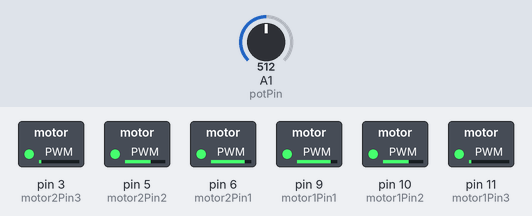
A sketch run on a simulated Arduino Uno, built with avr-gcc and run on an emulated ATmega328P. On the bench: switched loads named in the sketch (green lamp = pin HIGH). Inputs (shaded band) come from the test bench; at power-on: A1 (potPin) = 512.

Above: at 1.25 s.
1.3 s: A1 (potPin) set to 0
4.3 s: A1 (potPin) set to 8
7.3 s: A1 (potPin) set to 11
At 7.46 s:
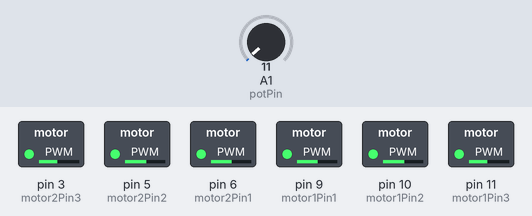
At 8.68 s:
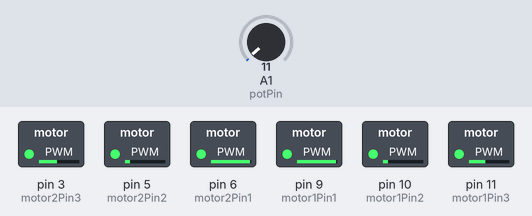
Timing chart, 0 to 8.6 s (numbered marks = the images above; inputs shaded):
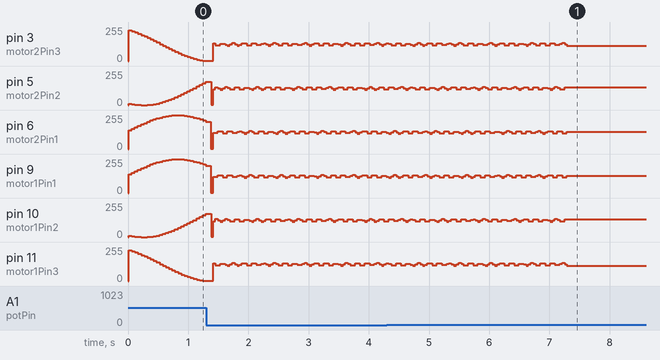

The sketch:

bldc_nolib_2_2motor.ino
```cpp
const int potPin = A1;
const int motor1Pin1 = 9;
const int motor1Pin2 = 10;
const int motor1Pin3 = 11;

const int motor2Pin1 = 6; // 모터 2에 대한 핀 설정
const int motor2Pin2 = 5; // 모터 2에 대한 핀 설정
const int motor2Pin3 = 3; // 모터 2에 대한 핀 설정

const int steps = 66;
int pwmSin[steps];

int currentStepA = 0;
int currentStepB = steps / 3; // 120도 위상차이
int currentStepC = 2 * (steps / 3); // 240도 위상차이

// 배열 초기화
void initPwmSin() {
  for (int i = 0; i < steps; i++) {
    pwmSin[i] = 127 + 127 * sin(2 * PI * i / steps); // 사인 함수 값을 0-255 사이로 변환
  }
}

void setup() {
  Serial.begin(9600);
  TCCR0B |= 0x03; // 타이머 설정(millis()와 delay()에 영향
  TCCR1B |= 0x01; // 9번 10번 핀의 PWM 주파수 설정 (31.25kHz)
  TCCR2B |= 0x01; // 11번과 3번 핀의 핀의 PWM 주파수 설정 (31.25kHz)
  ICR1 = 255; // PWM 해상도 8비트 설정

  pinMode(potPin, INPUT);
  pinMode(motor1Pin1, OUTPUT);
  pinMode(motor1Pin2, OUTPUT);
  pinMode(motor1Pin3, OUTPUT);

  pinMode(motor2Pin1, OUTPUT); // 모터 2에 대한 핀 설정
  pinMode(motor2Pin2, OUTPUT); // 모터 2에 대한 핀 설정
  pinMode(motor2Pin3, OUTPUT); // 모터 2에 대한 핀 설정

  initPwmSin();
}

void loop() {
  move();
}

void move() {
  currentStepA = (currentStepA + 1) % steps;
  currentStepB = (currentStepA + steps / 3) % steps; // 120도 위상차이
  currentStepC = (currentStepA + 2 * (steps / 3)) % steps; // 240도 위상차이

  analogWrite(motor1Pin1, pwmSin[currentStepA]);
  analogWrite(motor1Pin2, pwmSin[currentStepC]);
  analogWrite(motor1Pin3, pwmSin[currentStepB]);

  analogWrite(motor2Pin1, pwmSin[currentStepA]); // 모터 2에 대한 PWM 제어
  analogWrite(motor2Pin2, pwmSin[currentStepC]); // 모터 2에 대한 PWM 제어
  analogWrite(motor2Pin3, pwmSin[currentStepB]); // 모터 2에 대한 PWM 제어

  // 모터 1과 모터 2에 대한 제어 코드 추가

  //Read pot value
  int sensorValue = analogRead(potPin);


  // Select ONLY ONE of the following lines for constant speed, speed control or position control:

  //This will give you constant speed, remember if you changed TCCR0B to 0x01, then delay(64000) = ~1 second
  //delay(5);

  //This will give you open loop speed control with the potentiometer
  delay(sensorValue/10);

  //This will give you open loop position control with the potentiometer
  //currentStepA = sensorValue/5; //divide by a number to affect the ratio of pot position : motor position

}
```

Measured:
- after the input at 7.3 s, pin 3 (motor2Pin3), pin 11 (motor1Pin3): stops changing and stays 116/255; pin 5 (motor2Pin2): stops changing and stays 135/255; pin 6 (motor2Pin1), pin 9 (motor1Pin1): stops changing and stays 130/255; pin 10 (motor1Pin2): stops changing and stays 134/255
